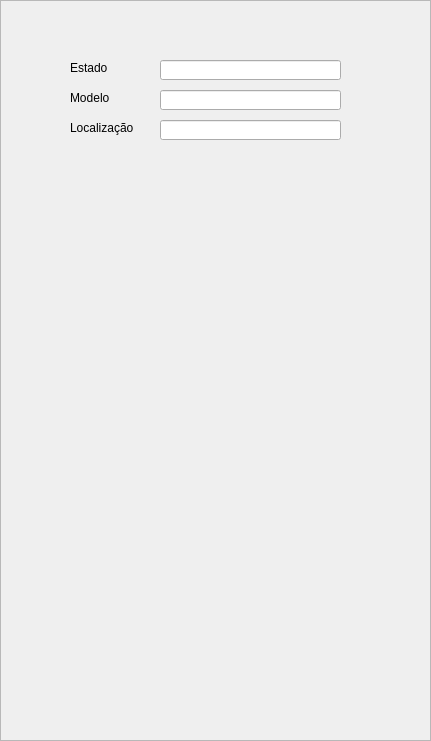
       <widget class="QFrame" name="frameProjetor">
        <property name="geometry">
         <rect>
          <x>860</x>
          <y>10</y>
          <width>431</width>
          <height>741</height>
         </rect>
        </property>
        <property name="frameShape">
         <enum>QFrame::StyledPanel</enum>
        </property>
        <property name="frameShadow">
         <enum>QFrame::Raised</enum>
        </property>
        <widget class="QLineEdit" name="txtProjEstado">
         <property name="geometry">
          <rect>
           <x>160</x>
           <y>60</y>
           <width>181</width>
           <height>20</height>
          </rect>
         </property>
        </widget>
        <widget class="QLineEdit" name="txtProjLocal">
         <property name="geometry">
          <rect>
           <x>160</x>
           <y>120</y>
           <width>181</width>
           <height>20</height>
          </rect>
         </property>
        </widget>
        <widget class="QLineEdit" name="txtProjModelo">
         <property name="geometry">
          <rect>
           <x>160</x>
           <y>90</y>
           <width>181</width>
           <height>20</height>
          </rect>
         </property>
        </widget>
        <widget class="QLabel" name="labProjEstado">
         <property name="geometry">
          <rect>
           <x>70</x>
           <y>60</y>
           <width>91</width>
           <height>16</height>
          </rect>
         </property>
         <property name="text">
          <string>Estado</string>
         </property>
        </widget>
        <widget class="QLabel" name="labProjModelo">
         <property name="geometry">
          <rect>
           <x>70</x>
           <y>90</y>
           <width>91</width>
           <height>16</height>
          </rect>
         </property>
         <property name="text">
          <string>Modelo</string>
         </property>
        </widget>
        <widget class="QLabel" name="labProjLocal">
         <property name="geometry">
          <rect>
           <x>70</x>
           <y>120</y>
           <width>91</width>
           <height>16</height>
          </rect>
         </property>
         <property name="text">
          <string>Localização</string>
         </property>
        </widget>
       </widget>
